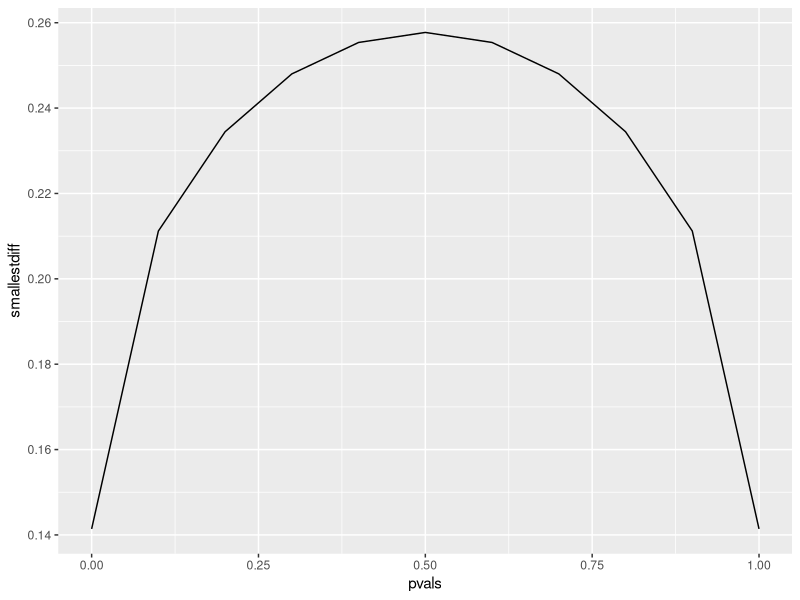

The R source for this figure:
## ---- chunk 1
knitr::opts_chunk$set(echo = TRUE)
## ---- chunk 2
library(dplyr)
library(knitr)
library(ggplot2)
## ---- chunk 3
variance <- function(p,n){
  var <- (1/n) * (p*(1-p))
  return(var)
}
## ---- chunk 4
pA <- 0.5
n <- 50
variance(pA,n)

## ---- chunk 5
pB <- 0.6
1- pnorm(pB, mean = 0.5,sd=sqrt(0.005))
## ---- chunk 6
pB <- 0.6
n <- 100 
sec <- variance(pB,n)
1- pnorm(pB, mean = 0.5, sd=sqrt(sec))
## ---- chunk 7
pB <- 0.5
n <- 100
ourv <- variance(pB, n)
qb <- 0.5 + qnorm(0.95, sd=sqrt(ourv))
qb
## ---- chunk 8
pB <- 0.5
n <- 50
secc <- variance(pB, n)
qb <- 0.5 + qnorm(0.95, sd=sqrt(secc))
qb-0.5

## ---- chunk 9
pA <- 0.75 
n <- 50
res2 <- variance(pA, n)
res2
## ---- chunk 10
pB <- 0.6
1-pnorm(pB, mean=0.75, sd=sqrt(res2))
## ---- chunk 11
pA <- 0.6
n <- 100
res2v <- variance(pA,n)
1 - pnorm(pA,mean = 0.75,sd =sqrt(res2v))

## ---- chunk 12
pA <- 0.75
n <- 100
res3v <- variance(pA, n)
qb <- pA + qnorm(0.95, sd = sqrt(res3v))
qb
## ---- chunk 13
pB <- 0.75
n <- 50
hic <- variance(pB, n)
qb <- 0.75 + qnorm(.95,sd=sqrt(hic))
qb-0.75

## ---- chunk 14
exp_variance <- function(p,n){
 varr <- ((p - p*p))*(1/(nB+nA))
}
## ---- chunk 15
nB <- 45
nA <- 55
p <- 0.7
expec <- 0
varr <- ((p - p*p))*(1/nB + 1/nA)
varr
## ---- chunk 16
avpa <- 35/55
avpb <- 35/45
est <- avpb - avpa
est
## ---- chunk 17
y <- 1 - pnorm(est, mean=0, sd=sqrt(varr))
y
## ---- chunk 18
pvals <- c(0,0.1,0.2,0.3,0.4,0.5,0.6,0.7,0.8,0.9,1)
n=100
df <- data_frame(pvals)
df <- df %>%
  mutate(smallestdiff = qnorm(0.95,est,sqrt((1/n)*2*(pvals-pvals*pvals))))
ggplot(df,mapping=aes(x=pvals,y=smallestdiff)) + 
  geom_line(lm = smooth)
